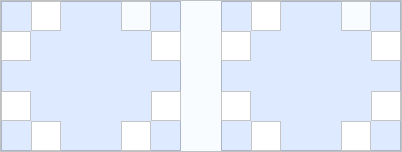
                   <widget class="QFrame" name="rodape_2">
                    <property name="minimumSize">
                     <size>
                      <width>0</width>
                      <height>150</height>
                     </size>
                    </property>
                    <property name="layoutDirection">
                     <enum>Qt::RightToLeft</enum>
                    </property>
                    <property name="styleSheet">
                     <string notr="true">background-color: rgb(248, 252, 255);</string>
                    </property>
                    <property name="frameShape">
                     <enum>QFrame::StyledPanel</enum>
                    </property>
                    <property name="frameShadow">
                     <enum>QFrame::Raised</enum>
                    </property>
                    <property name="lineWidth">
                     <number>0</number>
                    </property>
                    <property name="midLineWidth">
                     <number>0</number>
                    </property>
                    <layout class="QHBoxLayout" name="horizontalLayout_30">
                     <property name="spacing">
                      <number>0</number>
                     </property>
                     <property name="leftMargin">
                      <number>0</number>
                     </property>
                     <property name="topMargin">
                      <number>0</number>
                     </property>
                     <property name="rightMargin">
                      <number>0</number>
                     </property>
                     <property name="bottomMargin">
                      <number>0</number>
                     </property>
                     <item alignment="Qt::AlignBottom">
                      <widget class="QFrame" name="art_1">
                       <property name="minimumSize">
                        <size>
                         <width>180</width>
                         <height>150</height>
                        </size>
                       </property>
                       <property name="maximumSize">
                        <size>
                         <width>180</width>
                         <height>150</height>
                        </size>
                       </property>
                       <property name="layoutDirection">
                        <enum>Qt::LeftToRight</enum>
                       </property>
                       <property name="styleSheet">
                        <string notr="true">background-color: rgb(222, 234, 255);</string>
                       </property>
                       <property name="frameShape">
                        <enum>QFrame::StyledPanel</enum>
                       </property>
                       <property name="frameShadow">
                        <enum>QFrame::Raised</enum>
                       </property>
                       <widget class="QFrame" name="frame_97">
                        <property name="geometry">
                         <rect>
                          <x>30</x>
                          <y>120</y>
                          <width>30</width>
                          <height>30</height>
                         </rect>
                        </property>
                        <property name="maximumSize">
                         <size>
                          <width>30</width>
                          <height>30</height>
                         </size>
                        </property>
                        <property name="styleSheet">
                         <string notr="true">background-color: rgb(255, 255, 255);</string>
                        </property>
                        <property name="frameShape">
                         <enum>QFrame::StyledPanel</enum>
                        </property>
                        <property name="frameShadow">
                         <enum>QFrame::Raised</enum>
                        </property>
                       </widget>
                       <widget class="QFrame" name="frame_98">
                        <property name="geometry">
                         <rect>
                          <x>120</x>
                          <y>120</y>
                          <width>30</width>
                          <height>30</height>
                         </rect>
                        </property>
                        <property name="maximumSize">
                         <size>
                          <width>30</width>
                          <height>30</height>
                         </size>
                        </property>
                        <property name="styleSheet">
                         <string notr="true">background-color: rgb(255, 255, 255);</string>
                        </property>
                        <property name="frameShape">
                         <enum>QFrame::StyledPanel</enum>
                        </property>
                        <property name="frameShadow">
                         <enum>QFrame::Raised</enum>
                        </property>
                       </widget>
                       <widget class="QFrame" name="frame_99">
                        <property name="geometry">
                         <rect>
                          <x>0</x>
                          <y>90</y>
                          <width>30</width>
                          <height>30</height>
                         </rect>
                        </property>
                        <property name="maximumSize">
                         <size>
                          <width>30</width>
                          <height>30</height>
                         </size>
                        </property>
                        <property name="styleSheet">
                         <string notr="true">background-color: rgb(255, 255, 255);</string>
                        </property>
                        <property name="frameShape">
                         <enum>QFrame::StyledPanel</enum>
                        </property>
                        <property name="frameShadow">
                         <enum>QFrame::Raised</enum>
                        </property>
                       </widget>
                       <widget class="QFrame" name="frame_100">
                        <property name="geometry">
                         <rect>
                          <x>150</x>
                          <y>90</y>
                          <width>30</width>
                          <height>30</height>
                         </rect>
                        </property>
                        <property name="maximumSize">
                         <size>
                          <width>30</width>
                          <height>30</height>
                         </size>
                        </property>
                        <property name="styleSheet">
                         <string notr="true">background-color: rgb(255, 255, 255);</string>
                        </property>
                        <property name="frameShape">
                         <enum>QFrame::StyledPanel</enum>
                        </property>
                        <property name="frameShadow">
                         <enum>QFrame::Raised</enum>
                        </property>
                       </widget>
                       <widget class="QFrame" name="frame_101">
                        <property name="geometry">
                         <rect>
                          <x>120</x>
                          <y>0</y>
                          <width>30</width>
                          <height>30</height>
                         </rect>
                        </property>
                        <property name="maximumSize">
                         <size>
                          <width>30</width>
                          <height>30</height>
                         </size>
                        </property>
                        <property name="styleSheet">
                         <string notr="true">background-color: rgb(248, 252, 255);</string>
                        </property>
                        <property name="frameShape">
                         <enum>QFrame::StyledPanel</enum>
                        </property>
                        <property name="frameShadow">
                         <enum>QFrame::Raised</enum>
                        </property>
                       </widget>
                       <widget class="QFrame" name="frame_102">
                        <property name="geometry">
                         <rect>
                          <x>150</x>
                          <y>30</y>
                          <width>30</width>
                          <height>30</height>
                         </rect>
                        </property>
                        <property name="maximumSize">
                         <size>
                          <width>30</width>
                          <height>30</height>
                         </size>
                        </property>
                        <property name="styleSheet">
                         <string notr="true">background-color: rgb(255, 255, 255);</string>
                        </property>
                        <property name="frameShape">
                         <enum>QFrame::StyledPanel</enum>
                        </property>
                        <property name="frameShadow">
                         <enum>QFrame::Raised</enum>
                        </property>
                       </widget>
                       <widget class="QFrame" name="frame_103">
                        <property name="geometry">
                         <rect>
                          <x>0</x>
                          <y>30</y>
                          <width>30</width>
                          <height>30</height>
                         </rect>
                        </property>
                        <property name="maximumSize">
                         <size>
                          <width>30</width>
                          <height>30</height>
                         </size>
                        </property>
                        <property name="styleSheet">
                         <string notr="true">background-color: rgb(255, 255, 255);</string>
                        </property>
                        <property name="frameShape">
                         <enum>QFrame::StyledPanel</enum>
                        </property>
                        <property name="frameShadow">
                         <enum>QFrame::Raised</enum>
                        </property>
                       </widget>
                       <widget class="QFrame" name="frame_104">
                        <property name="geometry">
                         <rect>
                          <x>30</x>
                          <y>0</y>
                          <width>30</width>
                          <height>30</height>
                         </rect>
                        </property>
                        <property name="maximumSize">
                         <size>
                          <width>30</width>
                          <height>30</height>
                         </size>
                        </property>
                        <property name="styleSheet">
                         <string notr="true">background-color: rgb(255, 255, 255);</string>
                        </property>
                        <property name="frameShape">
                         <enum>QFrame::StyledPanel</enum>
                        </property>
                        <property name="frameShadow">
                         <enum>QFrame::Raised</enum>
                        </property>
                       </widget>
                      </widget>
                     </item>
                     <item>
                      <spacer name="horizontalSpacer_44">
                       <property name="orientation">
                        <enum>Qt::Horizontal</enum>
                       </property>
                       <property name="sizeHint" stdset="0">
                        <size>
                         <width>40</width>
                         <height>20</height>
                        </size>
                       </property>
                      </spacer>
                     </item>
                     <item alignment="Qt::AlignBottom">
                      <widget class="QFrame" name="art_2">
                       <property name="minimumSize">
                        <size>
                         <width>180</width>
                         <height>150</height>
                        </size>
                       </property>
                       <property name="maximumSize">
                        <size>
                         <width>180</width>
                         <height>150</height>
                        </size>
                       </property>
                       <property name="styleSheet">
                        <string notr="true">background-color: rgb(222, 234, 255);</string>
                       </property>
                       <property name="frameShape">
                        <enum>QFrame::StyledPanel</enum>
                       </property>
                       <property name="frameShadow">
                        <enum>QFrame::Raised</enum>
                       </property>
                       <widget class="QFrame" name="frame_105">
                        <property name="geometry">
                         <rect>
                          <x>30</x>
                          <y>120</y>
                          <width>30</width>
                          <height>30</height>
                         </rect>
                        </property>
                        <property name="maximumSize">
                         <size>
                          <width>30</width>
                          <height>30</height>
                         </size>
                        </property>
                        <property name="styleSheet">
                         <string notr="true">background-color: rgb(255, 255, 255);</string>
                        </property>
                        <property name="frameShape">
                         <enum>QFrame::StyledPanel</enum>
                        </property>
                        <property name="frameShadow">
                         <enum>QFrame::Raised</enum>
                        </property>
                       </widget>
                       <widget class="QFrame" name="frame_106">
                        <property name="geometry">
                         <rect>
                          <x>120</x>
                          <y>120</y>
                          <width>30</width>
                          <height>30</height>
                         </rect>
                        </property>
                        <property name="maximumSize">
                         <size>
                          <width>30</width>
                          <height>30</height>
                         </size>
                        </property>
                        <property name="styleSheet">
                         <string notr="true">background-color: rgb(255, 255, 255);</string>
                        </property>
                        <property name="frameShape">
                         <enum>QFrame::StyledPanel</enum>
                        </property>
                        <property name="frameShadow">
                         <enum>QFrame::Raised</enum>
                        </property>
                       </widget>
                       <widget class="QFrame" name="frame_107">
                        <property name="geometry">
                         <rect>
                          <x>0</x>
                          <y>90</y>
                          <width>30</width>
                          <height>30</height>
                         </rect>
                        </property>
                        <property name="maximumSize">
                         <size>
                          <width>30</width>
                          <height>30</height>
                         </size>
                        </property>
                        <property name="styleSheet">
                         <string notr="true">background-color: rgb(255, 255, 255);</string>
                        </property>
                        <property name="frameShape">
                         <enum>QFrame::StyledPanel</enum>
                        </property>
                        <property name="frameShadow">
                         <enum>QFrame::Raised</enum>
                        </property>
                       </widget>
                       <widget class="QFrame" name="frame_108">
                        <property name="geometry">
                         <rect>
                          <x>150</x>
                          <y>90</y>
                          <width>30</width>
                          <height>30</height>
                         </rect>
                        </property>
                        <property name="maximumSize">
                         <size>
                          <width>30</width>
                          <height>30</height>
                         </size>
                        </property>
                        <property name="styleSheet">
                         <string notr="true">background-color: rgb(255, 255, 255);</string>
                        </property>
                        <property name="frameShape">
                         <enum>QFrame::StyledPanel</enum>
                        </property>
                        <property name="frameShadow">
                         <enum>QFrame::Raised</enum>
                        </property>
                       </widget>
                       <widget class="QFrame" name="frame_109">
                        <property name="geometry">
                         <rect>
                          <x>120</x>
                          <y>0</y>
                          <width>30</width>
                          <height>30</height>
                         </rect>
                        </property>
                        <property name="maximumSize">
                         <size>
                          <width>30</width>
                          <height>30</height>
                         </size>
                        </property>
                        <property name="styleSheet">
                         <string notr="true">background-color: rgb(248, 252, 255);</string>
                        </property>
                        <property name="frameShape">
                         <enum>QFrame::StyledPanel</enum>
                        </property>
                        <property name="frameShadow">
                         <enum>QFrame::Raised</enum>
                        </property>
                       </widget>
                       <widget class="QFrame" name="frame_110">
                        <property name="geometry">
                         <rect>
                          <x>150</x>
                          <y>30</y>
                          <width>30</width>
                          <height>30</height>
                         </rect>
                        </property>
                        <property name="maximumSize">
                         <size>
                          <width>30</width>
                          <height>30</height>
                         </size>
                        </property>
                        <property name="styleSheet">
                         <string notr="true">background-color: rgb(255, 255, 255);</string>
                        </property>
                        <property name="frameShape">
                         <enum>QFrame::StyledPanel</enum>
                        </property>
                        <property name="frameShadow">
                         <enum>QFrame::Raised</enum>
                        </property>
                       </widget>
                       <widget class="QFrame" name="frame_111">
                        <property name="geometry">
                         <rect>
                          <x>0</x>
                          <y>30</y>
                          <width>30</width>
                          <height>30</height>
                         </rect>
                        </property>
                        <property name="maximumSize">
                         <size>
                          <width>30</width>
                          <height>30</height>
                         </size>
                        </property>
                        <property name="styleSheet">
                         <string notr="true">background-color: rgb(255, 255, 255);</string>
                        </property>
                        <property name="frameShape">
                         <enum>QFrame::StyledPanel</enum>
                        </property>
                        <property name="frameShadow">
                         <enum>QFrame::Raised</enum>
                        </property>
                       </widget>
                       <widget class="QFrame" name="frame_112">
                        <property name="geometry">
                         <rect>
                          <x>30</x>
                          <y>0</y>
                          <width>30</width>
                          <height>30</height>
                         </rect>
                        </property>
                        <property name="maximumSize">
                         <size>
                          <width>30</width>
                          <height>30</height>
                         </size>
                        </property>
                        <property name="styleSheet">
                         <string notr="true">background-color: rgb(255, 255, 255);</string>
                        </property>
                        <property name="frameShape">
                         <enum>QFrame::StyledPanel</enum>
                        </property>
                        <property name="frameShadow">
                         <enum>QFrame::Raised</enum>
                        </property>
                       </widget>
                      </widget>
                     </item>
                    </layout>
                   </widget>
